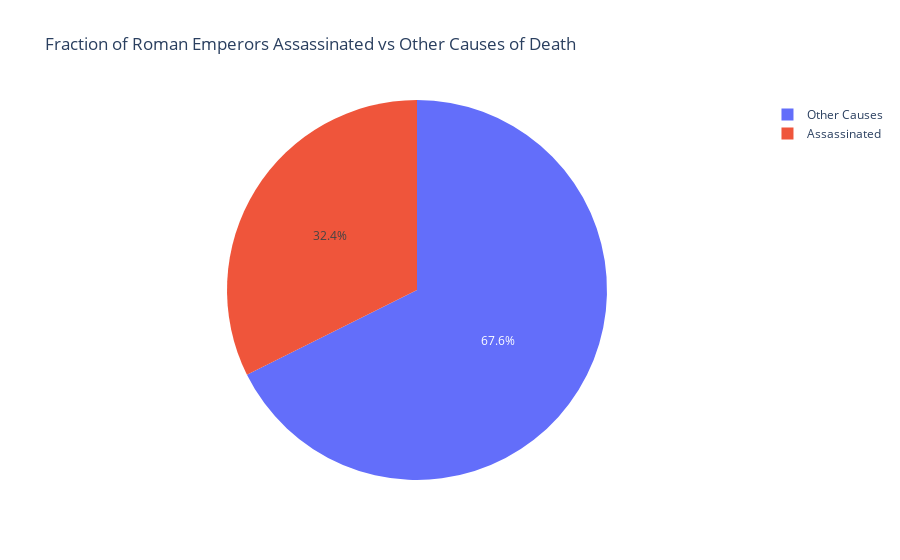

The cell this chart's notebook holds for it:
### Markdown cell above
# Question 9
Create a pie chart showing the fraction of all Roman Emperors that were  
assassinated.  
Make sure that the pie chart is an even circle, labels the categories, and shows the  
percentage breakdown of the categories.

### Code cell
import pandas as pd
import plotly.express as px

data = pd.read_csv("roman-emperor-reigns.csv")

assn_count = data[data['Cause_of_Death'] == 'Assassinated'].shape[0]

non_assn_count = data.shape[0] - assn_count

visual = px.pie(names=['Assassinated', 'Other Causes'],
             values=[assn_count, non_assn_count],
             title="Fraction of Roman Emperors Assassinated vs Other Causes of Death",
             template="plotly",
             hole=0)

visual.update_layout(showlegend=True)

visual.show()

### Figure 1 — Plotly figure (JSON) as saved in the notebook; plotly's stock layout.template omitted (floating-point values rounded to 4 significant figures)
{"data": [{"domain": {"x": [0, 1], "y": [0, 1]}, "hole": 0, "hovertemplate": "label=%{label}<br>value=%{value}<extra></extra>", "labels": ["Assassinated", "Other Causes"], "legendgroup": "", "name": "", "showlegend": true, "type": "pie", "values": [22, 46]}], "layout": {"legend": {"tracegroupgap": 0}, "showlegend": true, "title": {"text": "Fraction of Roman Emperors Assassinated vs Other Causes of Death"}}}
